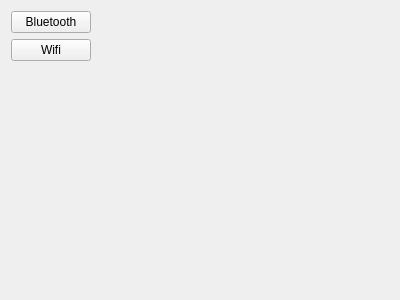
<?xml version="1.0" encoding="UTF-8"?>
<ui version="4.0">
 <class>form</class>
 <widget class="QWidget" name="form">
  <property name="geometry">
   <rect>
    <x>0</x>
    <y>0</y>
    <width>400</width>
    <height>300</height>
   </rect>
  </property>
  <property name="windowTitle">
   <string>Form</string>
  </property>
  <layout class="QFormLayout" name="formLayout">
   <item row="0" column="0">
    <widget class="QPushButton" name="wifi_push_button">
     <property name="text">
      <string>Bluetooth</string>
     </property>
     <property name="checkable">
      <bool>true</bool>
     </property>
    </widget>
   </item>
   <item row="1" column="0">
    <widget class="QPushButton" name="bluetooth_push_button">
     <property name="text">
      <string>Wifi</string>
     </property>
     <property name="checkable">
      <bool>true</bool>
     </property>
    </widget>
   </item>
  </layout>
 </widget>
 <resources/>
 <connections/>
</ui>
